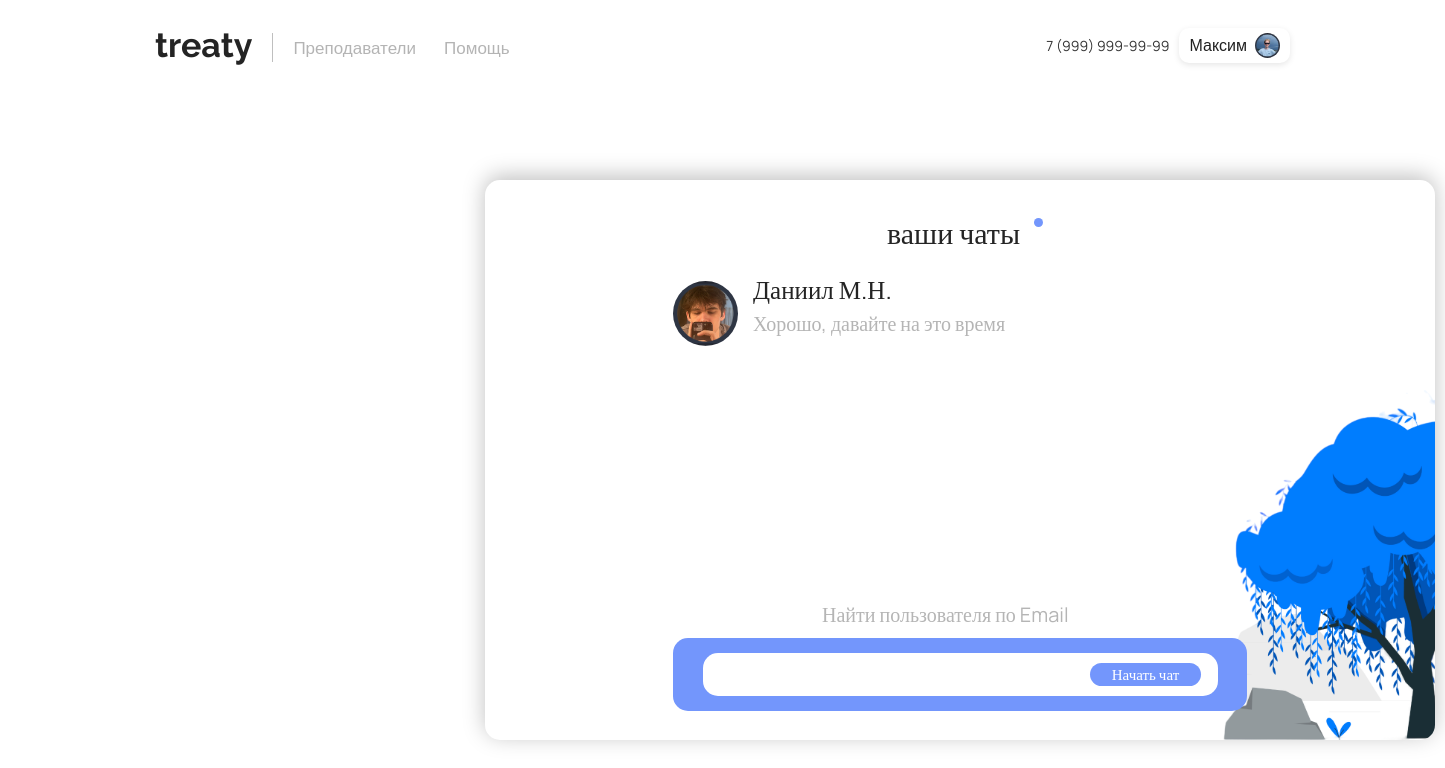
Screenshot of /chats/chats/ (signed in) with the database file from the repository.
### main/models.py (models this page shows, shortened)
class CustomUser(AbstractUser):
    username = None
    email = models.EmailField(unique=True)
    birthday = models.DateField(null=True, blank=True)
    phone = models.CharField(max_length=15, blank=True)
    contact = models.CharField(max_length=50, blank=True)
    last_name = models.CharField(max_length=150, blank=False)  # Фамилия
    first_name = models.CharField(max_length=150, blank=False)  # Имя
    middle_name = models.CharField(max_length=150, blank=False)  # Отчество
    avatar = models.ImageField(upload_to='avatars/', null=True, blank=True)
    is_teacher = models.BooleanField(default=False)  # Заменили is_active на is_teacher
    is_staff = models.BooleanField(default=False)
    is_superuser = models.BooleanField(default=False)
    date_joined = models.DateTimeField(default=timezone.now)
    rating = models.FloatField(default=0.0)
    balance = models.DecimalField(
        max_digits=10,
        decimal_places=2,
        default=0.00
    )
    USERNAME_FIELD = 'email'
    REQUIRED_FIELDS = []
    objects = CustomUserManager()
    def get_display_name(self):
        return f"{self.first_name} {self.last_name[0]}.{self.middle_name[0]}."

### chat/models.py (models this page shows, shortened)
class Message(models.Model):
    sender = models.ForeignKey(
        CustomUser, on_delete=models.CASCADE, related_name="sent_messages"
    )
    receiver = models.ForeignKey(
        CustomUser, on_delete=models.CASCADE, related_name="received_messages"
    )
    content = models.TextField()
    timestamp = models.DateTimeField(auto_now_add=True)
    file = models.FileField(upload_to="message_files/", null=True, blank=True)
    class Meta:
        indexes = [
            models.Index(fields=['sender', 'receiver', 'timestamp']),
            models.Index(fields=['receiver', 'sender', 'timestamp']),
            models.Index(fields=['id']),
        ]

### chat/views.py (the view, shortened to what this page needs)
# urls.py: path('chats/', views.chat_list_view, name='chat_list_view'),
def chat_list_view(request):
    user = request.user
    existing_chats = CustomUser.objects.filter(
        Q(sent_messages__receiver=user) | Q(received_messages__sender=user)
    ).distinct()
    chat_data = []
    for chat_user in existing_chats:
        last_message = (
            Message.objects.filter(
                Q(sender=user, receiver=chat_user) | Q(sender=chat_user, receiver=user)
            )
            .order_by("-timestamp")
            .first()
        )
        chat_data.append({'chat_user': chat_user, 'last_message': last_message})
    return render(request, "main/chat_list.html", {"chat_data": chat_data})

### chat/templates/main/chat_list.html (shortened to what this page needs)
{% extends 'main/layout.html' %}
{% load static %}
{% block style %}
<link rel="stylesheet" href="{% static 'main/css/chat.css' %}">
{% endblock %}
{% block content %}
<div class="rectangle"></div>
<div class="yourchatstext">ваши чаты</div>
<div class="krujok"></div>
<img src="{% static 'main/img/tree.svg' %}" class="tree2">
<div class="chat-list">
    {% for chat in chat_data %}
    <a href="{% url 'chat_view' chat.chat_user.id %}" class="chat-item">
        <div class="chat-item-content">
            <img src="{% if chat.chat_user.avatar %}{{ chat.chat_user.avatar.url }}{% else %}{% static 'main/img/noimageavatar.svg' %}{% endif %}"
                 class="avatarreview">
            <div class="text-content">
                <p class="FIOtext">{{ chat.chat_user.get_display_name }}</p>
                {% if chat.last_message %}
                <p class="last-message">{{ chat.last_message.content|truncatechars:30|escape }}</p>
                {% else %}
                <p class="last-message">Нет сообщений</p>
                {% endif %}
            </div>
        </div>
    </a>
    {% empty %}
    <div class="nochats">чатов пока нет</div>
    <div class="nochatsunder">Вы можете написать собеседнику, используя его Email</div>
    {% endfor %}
</div>
<div class="searchuser">Найти пользователя по Email</div>
<form method="post" id="chatForm">
    <button type="submit" class="startchat">Начать чат</button>
    <div class="searchrec2"><input type="email" name="email" required></div>
</form>
{% endblock %}

### main/templates/main/layout.html (shortened to what this page needs)
{% load static %}
<!doctype html>
<html lang="en">
<head>
    <link rel="stylesheet" href="https://cdn.jsdelivr.net/npm/bootstrap@5.3.3/dist/css/bootstrap.min.css">
    <link rel="stylesheet" href="https://cdnjs.cloudflare.com/ajax/libs/font-awesome/6.6.0/css/all.min.css">
    <link rel="stylesheet"
          href="https://cdn.jsdelivr.net/npm/@fortawesome/fontawesome-free@6.6.0/css/fontawesome.min.css">
    <link rel="stylesheet" href="{% static 'main/css/nav.css' %}">
    <link rel="stylesheet" href="{% static 'main/css/main.css' %}">
    <link rel="stylesheet" href="{% static 'main/css/reglog.css' %}">
    <link rel="stylesheet" href="{% static 'main/css/profile.css' %}">
    {% block style %}
    {% endblock %}
</head>
<body>
<header>
    <nav class="navbarg">
        <div class="nav-container">
            <div class="nav-row">
                <div class="navbar-brandg">
                    <a href="{% url 'home' %}" class="brand-logog">treaty</a>
                </div>
                <ul class="navbar-menug" id="navbarMenu">
                    <li class="navbar-menug__item">
                        <a href="{% url 'catalog2_home' %}" class="navbar-menug__link">Преподаватели</a>
                    </li>
                    <li class="navbar-menug__item">
                        <a href="{% url 'help' %}" class="navbar-menug__link">Помощь</a>
                    </li>
                </ul>
                <div class="col-4g">
                    <span class="phone-numberg">7 (999) 999-99-99</span>
                    {% if user.is_authenticated %}
                    <div class="profile-dropdown">
                        <div class="profilebutton">
                            <span>{{ user.first_name }}</span>
                            {% if user.avatar %}
                            <img src="{{ user.avatar.url }}" alt="Аватар" class="avatar-img-layout">
                            {% else %}
                            <img src="{% static 'main/img/noimageavatar.svg' %}" alt="Аватар" class="avatar-img">
                            {% endif %}
                        </div>
                    </div>
                    {% else %}
                    <button id="logregOpenBtn" class="logregbtng1" onclick="toggleAuthModal()">Вход</button>
                    {% endif %}
                </div>
            </div>
        </div>
    </nav>
</header>
<main>
    {% block content %}
    {% endblock %}
</main>
</body>
</html>

### main/static/main/css/nav.css (style rules this page uses)
.navbarg { position: relative; padding: 30px 140px; background-color: transparent; width: 100%; }
.nav-container { margin: 0 auto; padding: 0 15px; max-width: 1678px; width: 100%; box-sizing: border-box; }
.nav-row { display: flex; justify-content: space-between; align-items: center; column-gap: 20px; row-gap: 20px; flex-wrap: wrap; width: 100%; color: black; }
.navbar-brandg { display: flex; align-items: center; }
.brand-logog { margin-top: -5px; color: #242424; text-align: center; font-family: Raleway; font-size: 34px; font-style: normal; font-weight: 700; line-height: normal; text-decoration: none; position: relative; opacity: 1; }
.brand-logog::after { content: ""; position: absolute; left: 50%; bottom: -13px; width: 0; height: 3px; background-color: black; transition: width 0.3s ease, left 0.3s ease, background-color 0.3s ease; transform: translateX(-50%); }
.navbar-menug { display: flex; justify-content: center; align-items: center; column-gap: 28px; font-size: 17px; font-family: 'Manrope', sans-serif; margin: 0; padding: 0; list-style: none; }
.navbar-menug__item { display: flex; }
.navbar-menug__link { color: #b4b4b4; text-decoration: none; height: 23px; text-align: center; letter-spacing: 0; line-height: 23px; transition: color 0.3s ease, transform 0.1s ease; font-weight: normal; }
.col-4g { margin-top: -5px; display: flex; align-items: center; gap: 10px; margin-left: auto; padding: 0; }
.phone-numberg { color: #333; font-size: 14px; font-family: 'Manrope', sans-serif; }
.avatar-img-layout { width: 25px; height: 25px; object-fit: cover; border-radius: 50%; display: block; margin: 0; padding: 0; }
.profilebutton { width: max-content; height: 35px; background-color: white; font-family: 'Manrope', sans-serif; color: #212121; display: flex; align-items: center; gap: 8px; padding: 0 10px; border-radius: 10px; white-space: nowrap; box-shadow: 0 2px 6px rgba(0, 0, 0, 0.1); }
.profile-dropdown { position: relative; display: inline-block; }

### main/static/main/css/main.css (style rules this page uses)
body { overflow-x: hidden; min-height: 100%; position: relative; opacity: 0; padding-bottom: 100px; }
body.theme-loaded { opacity: 1; }

### main/static/main/css/reglog.css (style rules this page uses)
body { background-color: #ffffff !important; overflow-x: hidden; }

### rows the page displays
CustomUser: first_name "Максим", avatar (picture)
CustomUser: avatar (picture), chat_user.get_display_name "Даниил М.Н.", last_message.content "Хорошо, давайте на это время"
